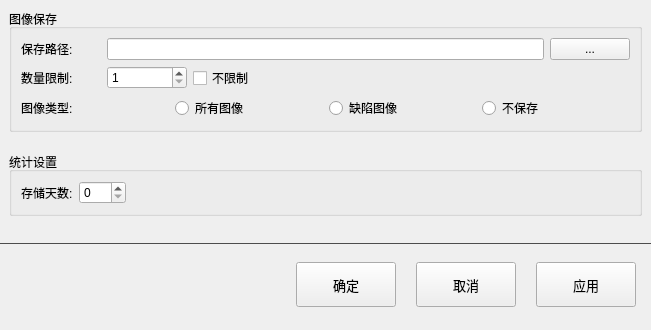
        <widget class="QWidget" name="tab_2">
         <attribute name="title">
          <string>图像存储</string>
         </attribute>
         <layout class="QVBoxLayout" name="verticalLayout_8">
          <property name="leftMargin">
           <number>0</number>
          </property>
          <property name="topMargin">
           <number>0</number>
          </property>
          <property name="rightMargin">
           <number>0</number>
          </property>
          <item>
           <layout class="QVBoxLayout" name="verticalLayout_5" stretch="1,0,0">
            <property name="spacing">
             <number>18</number>
            </property>
            <property name="bottomMargin">
             <number>12</number>
            </property>
            <item>
             <widget class="QWidget" name="widget_3" native="true">
              <layout class="QVBoxLayout" name="verticalLayout_13">
               <property name="spacing">
                <number>20</number>
               </property>
               <item>
                <widget class="QGroupBox" name="groupBoxImgSave">
                 <property name="title">
                  <string>图像保存</string>
                 </property>
                 <layout class="QVBoxLayout" name="verticalLayout_10">
                  <item>
                   <layout class="QHBoxLayout" name="horizontalLayout_9">
                    <item>
                     <widget class="QLabel" name="label_9">
                      <property name="minimumSize">
                       <size>
                        <width>80</width>
                        <height>20</height>
                       </size>
                      </property>
                      <property name="text">
                       <string>保存路径:</string>
                      </property>
                     </widget>
                    </item>
                    <item>
                     <widget class="QLineEdit" name="lineEditImgSavePath">
                      <property name="readOnly">
                       <bool>true</bool>
                      </property>
                     </widget>
                    </item>
                    <item>
                     <widget class="QPushButton" name="pushButtonOpen">
                      <property name="text">
                       <string>...</string>
                      </property>
                     </widget>
                    </item>
                   </layout>
                  </item>
                  <item>
                   <layout class="QHBoxLayout" name="horizontalLayout_10">
                    <item>
                     <widget class="QLabel" name="label_7">
                      <property name="minimumSize">
                       <size>
                        <width>80</width>
                        <height>20</height>
                       </size>
                      </property>
                      <property name="text">
                       <string>数量限制:</string>
                      </property>
                     </widget>
                    </item>
                    <item>
                     <widget class="QSpinBox" name="spinBoxNgNum">
                      <property name="minimumSize">
                       <size>
                        <width>80</width>
                        <height>0</height>
                       </size>
                      </property>
                      <property name="minimum">
                       <number>1</number>
                      </property>
                      <property name="maximum">
                       <number>9999</number>
                      </property>
                     </widget>
                    </item>
                    <item>
                     <widget class="QCheckBox" name="checkBoxNGNum">
                      <property name="minimumSize">
                       <size>
                        <width>0</width>
                        <height>20</height>
                       </size>
                      </property>
                      <property name="text">
                       <string>不限制</string>
                      </property>
                     </widget>
                    </item>
                    <item>
                     <spacer name="horizontalSpacer_6">
                      <property name="orientation">
                       <enum>Qt::Horizontal</enum>
                      </property>
                      <property name="sizeHint" stdset="0">
                       <size>
                        <width>40</width>
                        <height>20</height>
                       </size>
                      </property>
                     </spacer>
                    </item>
                   </layout>
                  </item>
                  <item>
                   <layout class="QHBoxLayout" name="horizontalLayout_11">
                    <item>
                     <widget class="QLabel" name="label_8">
                      <property name="minimumSize">
                       <size>
                        <width>80</width>
                        <height>20</height>
                       </size>
                      </property>
                      <property name="text">
                       <string>图像类型:</string>
                      </property>
                     </widget>
                    </item>
                    <item>
                     <widget class="QRadioButton" name="radioButtonSaveAll">
                      <property name="minimumSize">
                       <size>
                        <width>105</width>
                        <height>20</height>
                       </size>
                      </property>
                      <property name="text">
                       <string>所有图像</string>
                      </property>
                     </widget>
                    </item>
                    <item>
                     <widget class="QRadioButton" name="radioButtonSaveNG">
                      <property name="minimumSize">
                       <size>
                        <width>105</width>
                        <height>20</height>
                       </size>
                      </property>
                      <property name="text">
                       <string>缺陷图像</string>
                      </property>
                     </widget>
                    </item>
                    <item>
                     <widget class="QRadioButton" name="radioButtonSaveNo">
                      <property name="minimumSize">
                       <size>
                        <width>0</width>
                        <height>20</height>
                       </size>
                      </property>
                      <property name="text">
                       <string>不保存</string>
                      </property>
                     </widget>
                    </item>
                   </layout>
                  </item>
                 </layout>
                </widget>
               </item>
               <item>
                <widget class="QGroupBox" name="groupBox_4">
                 <property name="title">
                  <string>统计设置</string>
                 </property>
                 <layout class="QHBoxLayout" name="horizontalLayout_17">
                  <item>
                   <widget class="QLabel" name="label">
                    <property name="text">
                     <string>存储天数:</string>
                    </property>
                   </widget>
                  </item>
                  <item>
                   <widget class="QSpinBox" name="spinBoxSaveDaysNum">
                    <property name="maximum">
                     <number>999</number>
                    </property>
                   </widget>
                  </item>
                  <item>
                   <spacer name="horizontalSpacer_7">
                    <property name="orientation">
                     <enum>Qt::Horizontal</enum>
                    </property>
                    <property name="sizeHint" stdset="0">
                     <size>
                      <width>504</width>
                      <height>20</height>
                     </size>
                    </property>
                   </spacer>
                  </item>
                 </layout>
                </widget>
               </item>
              </layout>
             </widget>
            </item>
            <item>
             <widget class="Line" name="line_2">
              <property name="minimumSize">
               <size>
                <width>0</width>
                <height>1</height>
               </size>
              </property>
              <property name="maximumSize">
               <size>
                <width>16777215</width>
                <height>1</height>
               </size>
              </property>
              <property name="styleSheet">
               <string notr="true">background-color:rgb(77, 77, 77);
border:1px solid rgb(77, 77, 77);</string>
              </property>
              <property name="orientation">
               <enum>Qt::Horizontal</enum>
              </property>
             </widget>
            </item>
            <item>
             <layout class="QHBoxLayout" name="horizontalLayout_4">
              <property name="spacing">
               <number>20</number>
              </property>
              <property name="rightMargin">
               <number>15</number>
              </property>
              <item>
               <spacer name="horizontalSpacer_2">
                <property name="orientation">
                 <enum>Qt::Horizontal</enum>
                </property>
                <property name="sizeHint" stdset="0">
                 <size>
                  <width>40</width>
                  <height>20</height>
                 </size>
                </property>
               </spacer>
              </item>
              <item>
               <widget class="QPushButton" name="pushButtonSaveRet">
                <property name="sizePolicy">
                 <sizepolicy hsizetype="Fixed" vsizetype="Fixed">
                  <horstretch>0</horstretch>
                  <verstretch>0</verstretch>
                 </sizepolicy>
                </property>
                <property name="minimumSize">
                 <size>
                  <width>100</width>
                  <height>45</height>
                 </size>
                </property>
                <property name="maximumSize">
                 <size>
                  <width>100</width>
                  <height>45</height>
                 </size>
                </property>
                <property name="font">
                 <font>
                  <family>微软雅黑</family>
                  <pointsize>10</pointsize>
                 </font>
                </property>
                <property name="text">
                 <string>确定</string>
                </property>
               </widget>
              </item>
              <item>
               <widget class="QPushButton" name="pushButtonCancel">
                <property name="sizePolicy">
                 <sizepolicy hsizetype="Fixed" vsizetype="Fixed">
                  <horstretch>0</horstretch>
                  <verstretch>0</verstretch>
                 </sizepolicy>
                </property>
                <property name="minimumSize">
                 <size>
                  <width>100</width>
                  <height>45</height>
                 </size>
                </property>
                <property name="maximumSize">
                 <size>
                  <width>100</width>
                  <height>45</height>
                 </size>
                </property>
                <property name="font">
                 <font>
                  <family>微软雅黑</family>
                  <pointsize>10</pointsize>
                 </font>
                </property>
                <property name="text">
                 <string>取消</string>
                </property>
               </widget>
              </item>
              <item>
               <widget class="QPushButton" name="pushButtonSave">
                <property name="sizePolicy">
                 <sizepolicy hsizetype="Fixed" vsizetype="Fixed">
                  <horstretch>0</horstretch>
                  <verstretch>0</verstretch>
                 </sizepolicy>
                </property>
                <property name="minimumSize">
                 <size>
                  <width>100</width>
                  <height>45</height>
                 </size>
                </property>
                <property name="maximumSize">
                 <size>
                  <width>100</width>
                  <height>45</height>
                 </size>
                </property>
                <property name="font">
                 <font>
                  <family>微软雅黑</family>
                  <pointsize>10</pointsize>
                 </font>
                </property>
                <property name="text">
                 <string>应用</string>
                </property>
               </widget>
              </item>
             </layout>
            </item>
           </layout>
          </item>
         </layout>
        </widget>
